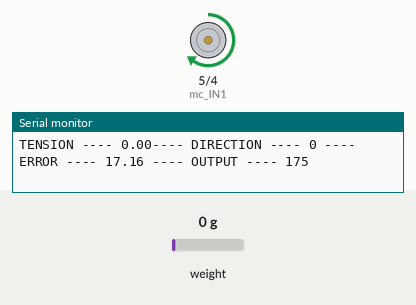
Simulated run of this sketch. Board: Arduino Uno, built with avr-gcc and run on an emulated ATmega328P. On the bench: motor-driver pin pairs drawn as motors (green arrow = first pin HIGH = forward, orange = second pin HIGH = backward, longer = more drive, scaled by the enable pin), the last lines printed to the serial monitor. Inputs (shaded band) come from the test bench; at power-on: weight on the scale 0 g.

Above: at 4.4 s.
4.5 s: weight on the scale set to 4900 g
At 4.86 s:
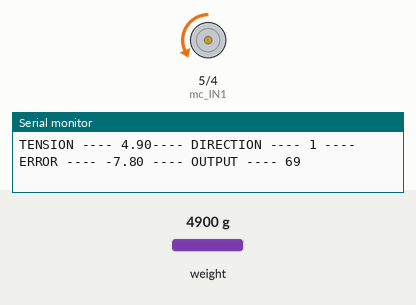
7.5 s: weight on the scale set to 3750 g
10.5 s: weight on the scale set to 2500 g
At 13.1 s:
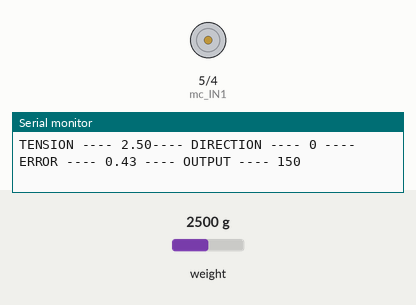
Timing chart, 0 to 19.2 s (numbered marks = the images above; inputs shaded):
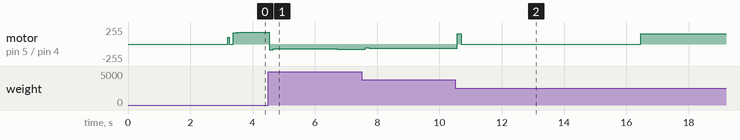

The sketch:

PID.ino
```cpp
#include "HX711.h" //This library can be obtained here http://librarymanager/All#Avia_HX711
#include "PID_v1.h"

#define PID_input A1
#define PID_output 6

double setPoint = 0;
double input = 0;
double error = 0;
int output = 0;
int dir = 0, lastDir = 0; //0 is cw, 1 is ccw
int braked = 0;
double Kp = 5, Ki = 0.8, Kd = 0.15;
PID controller(&input, &error, &setPoint, Kp, Ki, Kd, P_ON_E, DIRECT);


//HX711 Tension Sensor Codes
#define LOADCELL_DOUT_PIN  A1
#define LOADCELL_SCK_PIN  A0
HX711 hx711;
double sensor_noise_threshold = 1.00; //1lb noise threshold
double upper_sensor = 8;
double lower_sensor = 4;
float calibration_factor = -20810;

//Motor Controller
const int mc_IN1 = 5;
const int mc_IN2 = 4;
const int mc_PWM = 6;
int mc_state = 0; // 0 = brake, 1 = cw, 2 = ccw;
int prev_mc_state = -1;


int stopped = 0;
char input_mode = 'b';

// //PID Variables
// double Kp = 0.0;
// double Ki = 0.0;
// double Kd = 0.0;
// double set_point_deg = 0.0;


float fmap(float x, float in_min, float in_max, float out_min, float out_max) {
      return (x - in_min) * (out_max - out_min) / (in_max - in_min) + out_min;
    }

void setup() {
  Serial.begin(9600);
  HX711_setup();
  mc_init();

  //initialize PID
  input = HX711_reading();
  setPoint = 3;
  controller.SetOutputLimits(-255, 255);
  controller.SetMode(AUTOMATIC);
  delay(1000);


  digitalWrite(mc_IN1, HIGH);
  digitalWrite(mc_IN2, LOW);
  analogWrite(mc_PWM,100);
  delay(50);
  analogWrite(mc_PWM,0);

}

void loop() {
  delay(10);
//  if (HX711_reading() > 10){
//    stopped = 1;
//    digitalWrite(mc_IN1, LOW);
//    digitalWrite(mc_IN2, HIGH);
//    analogWrite(mc_PWM, 200);
//    delay(1000);
//  }
  if (!stopped){
  PID_Update();}


  //spool accordingly to computation
  //spool();
  //schmidty();

}

void PID_Update(){
  input = HX711_reading();
  controller.Compute();

  (error >= 0) ? dir = 0: dir = 1;
  float errC = constrain(error, -20, 20);
  (dir == 0) ? output = fmap(abs(errC), 0, 20, 150, 180): output = fmap(abs(errC), 0, 20, 50, 100);

  Serial.print("TENSION ---- ");
  Serial.print(input);
  Serial.print("---- DIRECTION ---- ");
  Serial.print(dir);
  Serial.print(" ---- ERROR ---- ");
  Serial.print(errC);
  Serial.print(" ---- OUTPUT ---- ");
  Serial.println(output);

   if (dir == 0 && lastDir != 0){
     digitalWrite(mc_IN1, HIGH);
     digitalWrite(mc_IN2, LOW);
     lastDir = dir;
   }
   else if (dir == 1 && lastDir != 1){
     digitalWrite(mc_IN1, LOW);
     digitalWrite(mc_IN2, HIGH);
     lastDir = dir;
   }
   if (abs(errC) < 1.5){
     analogWrite(mc_PWM, 0);
     braked = 1;
   }
   else{
     analogWrite(mc_PWM, output);
     braked = 0;
   }
}

void HX711_setup() { // HX711 Tension Sensor Init
  hx711.begin(LOADCELL_DOUT_PIN, LOADCELL_SCK_PIN);
  hx711.set_scale();
  hx711.tare();  //Reset the scale to 0
  long zero_factor = hx711.read_average(); //Get a baseline reading
  Serial.print("Zero factor: "); //This can be used to remove the need to tare the scale. Useful in permanent scale projects.
  Serial.println(zero_factor);
  delay(100);
}

double HX711_reading() { // HX711 Tension Sensor reading
  hx711.set_scale(calibration_factor); //Adjust to this calibration factor
  return hx711.get_units();
}

void mc_init() {
  pinMode(mc_IN1, OUTPUT);
  pinMode(mc_IN2, OUTPUT);
  pinMode(mc_PWM, OUTPUT);
}

void mc_clockwise(int mc_speed) {
  if (prev_mc_state != 1 && mc_state == 1) {
    digitalWrite(mc_IN1, HIGH);
    digitalWrite(mc_IN2, LOW);
    analogWrite(mc_PWM, mc_speed);
    prev_mc_state = 1;
  }
}

void mc_counterclockwise(int mc_speed) {
  if (prev_mc_state != 2 && mc_state == 2) {
    digitalWrite(mc_IN1, LOW);
    digitalWrite(mc_IN2, HIGH);
    analogWrite(mc_PWM, mc_speed);
    prev_mc_state = 2;
  }
}

void mc_brake() {
  if (prev_mc_state != 0 && mc_state == 0) {
    digitalWrite(mc_IN1, LOW);
    digitalWrite(mc_IN2, LOW);
    analogWrite(mc_PWM, 0);
    prev_mc_state = 0;
  }
}


void schmidty(){
  if (HX711_reading() >= upper_sensor){
    mc_state = 2;
    mc_counterclockwise(255);
    delay(10);
  }
  else if (HX711_reading() <= lower_sensor){
    mc_state = 1;
    mc_clockwise(255);
    delay(10);
  }
  else{
    mc_state = 0;
    mc_brake();
  }
}
```
